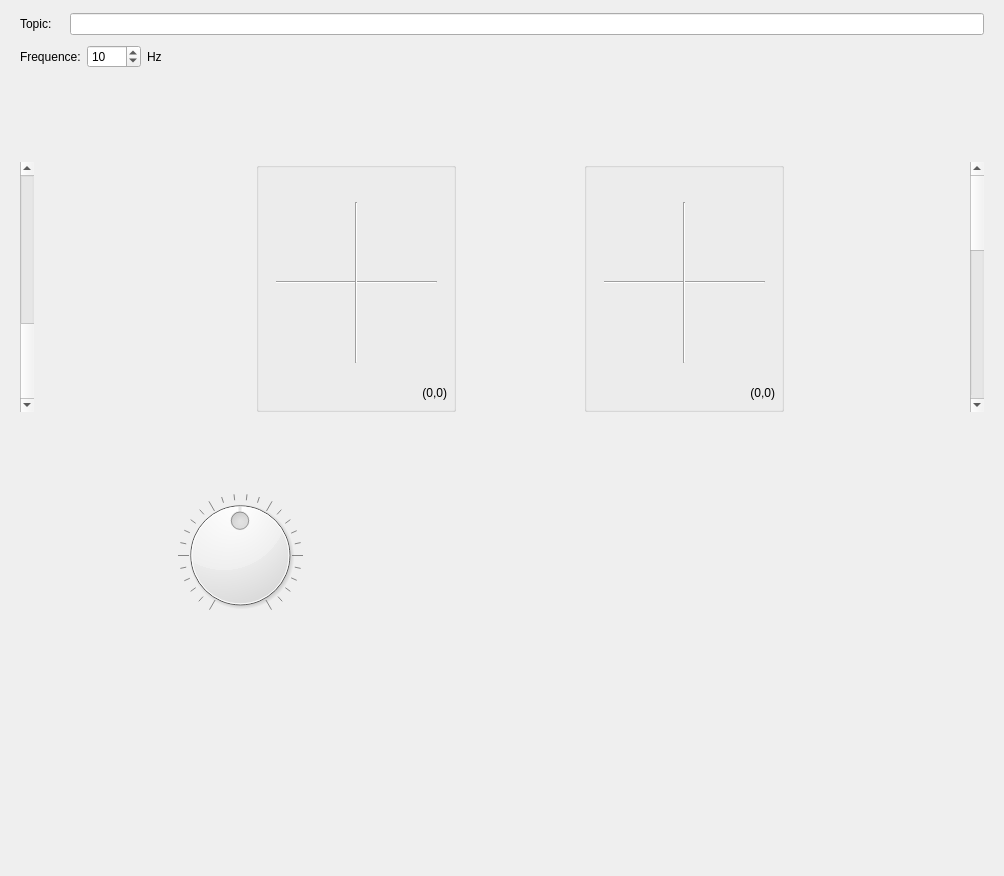
<?xml version="1.0" encoding="UTF-8"?>
<ui version="4.0">
 <class>Form</class>
 <widget class="QWidget" name="Form">
  <property name="geometry">
   <rect>
    <x>0</x>
    <y>0</y>
    <width>1004</width>
    <height>876</height>
   </rect>
  </property>
  <property name="focusPolicy">
   <enum>Qt::StrongFocus</enum>
  </property>
  <property name="windowTitle">
   <string>Virtual Joystick</string>
  </property>
  <layout class="QVBoxLayout" name="verticalLayout">
   <item>
    <widget class="QWidget" name="topicWidget" native="true">
     <property name="sizePolicy">
      <sizepolicy hsizetype="Preferred" vsizetype="Fixed">
       <horstretch>0</horstretch>
       <verstretch>0</verstretch>
      </sizepolicy>
     </property>
     <layout class="QHBoxLayout" name="horizontalLayout">
      <property name="spacing">
       <number>0</number>
      </property>
      <property name="topMargin">
       <number>2</number>
      </property>
      <property name="bottomMargin">
       <number>2</number>
      </property>
      <item>
       <widget class="QLabel" name="label_2">
        <property name="sizePolicy">
         <sizepolicy hsizetype="Fixed" vsizetype="Preferred">
          <horstretch>0</horstretch>
          <verstretch>0</verstretch>
         </sizepolicy>
        </property>
        <property name="minimumSize">
         <size>
          <width>50</width>
          <height>0</height>
         </size>
        </property>
        <property name="text">
         <string>Topic:</string>
        </property>
        <property name="alignment">
         <set>Qt::AlignLeading|Qt::AlignLeft|Qt::AlignVCenter</set>
        </property>
       </widget>
      </item>
      <item>
       <widget class="QLineEdit" name="topicLineEdit">
        <property name="sizePolicy">
         <sizepolicy hsizetype="Minimum" vsizetype="Fixed">
          <horstretch>0</horstretch>
          <verstretch>0</verstretch>
         </sizepolicy>
        </property>
        <property name="minimumSize">
         <size>
          <width>160</width>
          <height>0</height>
         </size>
        </property>
        <property name="placeholderText">
         <string/>
        </property>
        <property name="clearButtonEnabled">
         <bool>false</bool>
        </property>
       </widget>
      </item>
     </layout>
    </widget>
   </item>
   <item>
    <widget class="QWidget" name="publishWidget" native="true">
     <property name="sizePolicy">
      <sizepolicy hsizetype="Preferred" vsizetype="Fixed">
       <horstretch>0</horstretch>
       <verstretch>0</verstretch>
      </sizepolicy>
     </property>
     <property name="minimumSize">
      <size>
       <width>0</width>
       <height>0</height>
      </size>
     </property>
     <layout class="QHBoxLayout" name="horizontalLayout_2">
      <property name="topMargin">
       <number>2</number>
      </property>
      <property name="bottomMargin">
       <number>2</number>
      </property>
      <item>
       <widget class="QLabel" name="label_3">
        <property name="text">
         <string>Frequence:</string>
        </property>
       </widget>
      </item>
      <item>
       <widget class="QSpinBox" name="rateSpinBox">
        <property name="sizePolicy">
         <sizepolicy hsizetype="Fixed" vsizetype="Fixed">
          <horstretch>0</horstretch>
          <verstretch>0</verstretch>
         </sizepolicy>
        </property>
        <property name="minimum">
         <number>1</number>
        </property>
        <property name="maximum">
         <number>1000</number>
        </property>
        <property name="value">
         <number>10</number>
        </property>
       </widget>
      </item>
      <item>
       <widget class="QLabel" name="label">
        <property name="sizePolicy">
         <sizepolicy hsizetype="Fixed" vsizetype="Minimum">
          <horstretch>0</horstretch>
          <verstretch>0</verstretch>
         </sizepolicy>
        </property>
        <property name="minimumSize">
         <size>
          <width>10</width>
          <height>0</height>
         </size>
        </property>
        <property name="text">
         <string>Hz</string>
        </property>
        <property name="alignment">
         <set>Qt::AlignLeading|Qt::AlignLeft|Qt::AlignVCenter</set>
        </property>
       </widget>
      </item>
      <item>
       <spacer name="horizontalSpacer_3">
        <property name="orientation">
         <enum>Qt::Horizontal</enum>
        </property>
        <property name="sizeHint" stdset="0">
         <size>
          <width>40</width>
          <height>5</height>
         </size>
        </property>
       </spacer>
      </item>
     </layout>
    </widget>
   </item>
   <item>
    <widget class="QWidget" name="controlWidget" native="true">
     <layout class="QGridLayout" name="gridLayout">
      <item row="1" column="5">
       <spacer name="horizontalSpacer_4">
        <property name="orientation">
         <enum>Qt::Horizontal</enum>
        </property>
        <property name="sizeHint" stdset="0">
         <size>
          <width>188</width>
          <height>18</height>
         </size>
        </property>
       </spacer>
      </item>
      <item row="1" column="6">
       <widget class="QScrollBar" name="right_switch">
        <property name="singleStep">
         <number>50</number>
        </property>
        <property name="pageStep">
         <number>50</number>
        </property>
        <property name="orientation">
         <enum>Qt::Vertical</enum>
        </property>
       </widget>
      </item>
      <item row="2" column="2">
       <spacer name="verticalSpacer_5">
        <property name="orientation">
         <enum>Qt::Vertical</enum>
        </property>
        <property name="sizeHint" stdset="0">
         <size>
          <width>28</width>
          <height>20</height>
         </size>
        </property>
       </spacer>
      </item>
      <item row="1" column="2">
       <widget class="QGroupBox" name="Test">
        <property name="sizePolicy">
         <sizepolicy hsizetype="Fixed" vsizetype="Fixed">
          <horstretch>0</horstretch>
          <verstretch>0</verstretch>
         </sizepolicy>
        </property>
        <property name="minimumSize">
         <size>
          <width>200</width>
          <height>250</height>
         </size>
        </property>
        <property name="title">
         <string/>
        </property>
        <property name="flat">
         <bool>false</bool>
        </property>
        <property name="checkable">
         <bool>false</bool>
        </property>
        <widget class="QLabel" name="joyPosLabel">
         <property name="geometry">
          <rect>
           <x>110</x>
           <y>220</y>
           <width>81</width>
           <height>21</height>
          </rect>
         </property>
         <property name="text">
          <string>(0,0)</string>
         </property>
         <property name="textFormat">
          <enum>Qt::PlainText</enum>
         </property>
         <property name="alignment">
          <set>Qt::AlignRight|Qt::AlignTrailing|Qt::AlignVCenter</set>
         </property>
        </widget>
        <widget class="Line" name="line">
         <property name="geometry">
          <rect>
           <x>20</x>
           <y>110</y>
           <width>161</width>
           <height>21</height>
          </rect>
         </property>
         <property name="orientation">
          <enum>Qt::Horizontal</enum>
         </property>
        </widget>
        <widget class="Line" name="line_2">
         <property name="geometry">
          <rect>
           <x>90</x>
           <y>40</y>
           <width>21</width>
           <height>161</height>
          </rect>
         </property>
         <property name="orientation">
          <enum>Qt::Vertical</enum>
         </property>
        </widget>
        <widget class="QWidget" name="joy" native="true">
         <property name="geometry">
          <rect>
           <x>0</x>
           <y>20</y>
           <width>201</width>
           <height>201</height>
          </rect>
         </property>
         <property name="mouseTracking">
          <bool>false</bool>
         </property>
         <layout class="QGridLayout" name="gridLayout_2"/>
        </widget>
       </widget>
      </item>
      <item row="1" column="1">
       <spacer name="horizontalSpacer">
        <property name="orientation">
         <enum>Qt::Horizontal</enum>
        </property>
        <property name="sizeHint" stdset="0">
         <size>
          <width>224</width>
          <height>20</height>
         </size>
        </property>
       </spacer>
      </item>
      <item row="0" column="4">
       <spacer name="verticalSpacer_2">
        <property name="orientation">
         <enum>Qt::Vertical</enum>
        </property>
        <property name="sizeHint" stdset="0">
         <size>
          <width>20</width>
          <height>71</height>
         </size>
        </property>
       </spacer>
      </item>
      <item row="2" column="4">
       <spacer name="verticalSpacer_6">
        <property name="orientation">
         <enum>Qt::Vertical</enum>
        </property>
        <property name="sizeHint" stdset="0">
         <size>
          <width>38</width>
          <height>20</height>
         </size>
        </property>
       </spacer>
      </item>
      <item row="1" column="4">
       <widget class="QGroupBox" name="Test_3">
        <property name="sizePolicy">
         <sizepolicy hsizetype="Fixed" vsizetype="Fixed">
          <horstretch>0</horstretch>
          <verstretch>0</verstretch>
         </sizepolicy>
        </property>
        <property name="minimumSize">
         <size>
          <width>200</width>
          <height>250</height>
         </size>
        </property>
        <property name="title">
         <string/>
        </property>
        <property name="flat">
         <bool>false</bool>
        </property>
        <property name="checkable">
         <bool>false</bool>
        </property>
        <widget class="QLabel" name="joyPosLabel_3">
         <property name="geometry">
          <rect>
           <x>110</x>
           <y>220</y>
           <width>81</width>
           <height>21</height>
          </rect>
         </property>
         <property name="text">
          <string>(0,0)</string>
         </property>
         <property name="textFormat">
          <enum>Qt::PlainText</enum>
         </property>
         <property name="alignment">
          <set>Qt::AlignRight|Qt::AlignTrailing|Qt::AlignVCenter</set>
         </property>
        </widget>
        <widget class="Line" name="line_5">
         <property name="geometry">
          <rect>
           <x>20</x>
           <y>110</y>
           <width>161</width>
           <height>21</height>
          </rect>
         </property>
         <property name="orientation">
          <enum>Qt::Horizontal</enum>
         </property>
        </widget>
        <widget class="Line" name="line_6">
         <property name="geometry">
          <rect>
           <x>90</x>
           <y>40</y>
           <width>21</width>
           <height>161</height>
          </rect>
         </property>
         <property name="orientation">
          <enum>Qt::Vertical</enum>
         </property>
        </widget>
        <widget class="QWidget" name="joy_3" native="true">
         <property name="geometry">
          <rect>
           <x>-1</x>
           <y>19</y>
           <width>201</width>
           <height>201</height>
          </rect>
         </property>
         <property name="mouseTracking">
          <bool>false</bool>
         </property>
        </widget>
       </widget>
      </item>
      <item row="1" column="0">
       <widget class="QScrollBar" name="left_switch">
        <property name="singleStep">
         <number>50</number>
        </property>
        <property name="pageStep">
         <number>50</number>
        </property>
        <property name="value">
         <number>99</number>
        </property>
        <property name="orientation">
         <enum>Qt::Vertical</enum>
        </property>
       </widget>
      </item>
      <item row="1" column="3">
       <spacer name="horizontalSpacer_2">
        <property name="orientation">
         <enum>Qt::Horizontal</enum>
        </property>
        <property name="sizeHint" stdset="0">
         <size>
          <width>131</width>
          <height>20</height>
         </size>
        </property>
       </spacer>
      </item>
      <item row="0" column="1">
       <widget class="QWidget" name="widget_2" native="true"/>
      </item>
      <item row="0" column="2">
       <spacer name="verticalSpacer">
        <property name="orientation">
         <enum>Qt::Vertical</enum>
        </property>
        <property name="sizeHint" stdset="0">
         <size>
          <width>28</width>
          <height>71</height>
         </size>
        </property>
       </spacer>
      </item>
      <item row="3" column="1" colspan="5">
       <widget class="QWidget" name="widget" native="true">
        <layout class="QGridLayout" name="gridLayout_6">
         <item row="1" column="2">
          <spacer name="horizontalSpacer_6">
           <property name="orientation">
            <enum>Qt::Horizontal</enum>
           </property>
           <property name="sizeHint" stdset="0">
            <size>
             <width>381</width>
             <height>18</height>
            </size>
           </property>
          </spacer>
         </item>
         <item row="2" column="1">
          <spacer name="verticalSpacer_4">
           <property name="orientation">
            <enum>Qt::Vertical</enum>
           </property>
           <property name="sizeHint" stdset="0">
            <size>
             <width>20</width>
             <height>124</height>
            </size>
           </property>
          </spacer>
         </item>
         <item row="0" column="0">
          <widget class="QDial" name="wheel">
           <property name="maximum">
            <number>100</number>
           </property>
           <property name="value">
            <number>50</number>
           </property>
           <property name="notchTarget">
            <double>3.700000000000000</double>
           </property>
           <property name="notchesVisible">
            <bool>true</bool>
           </property>
          </widget>
         </item>
         <item row="1" column="0">
          <spacer name="horizontalSpacer_5">
           <property name="orientation">
            <enum>Qt::Horizontal</enum>
           </property>
           <property name="sizeHint" stdset="0">
            <size>
             <width>401</width>
             <height>13</height>
            </size>
           </property>
          </spacer>
         </item>
         <item row="0" column="1">
          <spacer name="verticalSpacer_3">
           <property name="orientation">
            <enum>Qt::Vertical</enum>
           </property>
           <property name="sizeHint" stdset="0">
            <size>
             <width>20</width>
             <height>124</height>
            </size>
           </property>
          </spacer>
         </item>
         <item row="1" column="1">
          <widget class="QWidget" name="slipButton" native="true">
           <property name="minimumSize">
            <size>
             <width>150</width>
             <height>100</height>
            </size>
           </property>
           <layout class="QGridLayout" name="gridLayout_5"/>
          </widget>
         </item>
         <item row="0" column="2">
          <widget class="QWidget" name="widget_3" native="true">
           <layout class="QVBoxLayout" name="verticalLayout_2">
            <item>
             <spacer name="verticalSpacer_7">
              <property name="orientation">
               <enum>Qt::Vertical</enum>
              </property>
              <property name="sizeHint" stdset="0">
               <size>
                <width>20</width>
                <height>67</height>
               </size>
              </property>
             </spacer>
            </item>
            <item>
             <widget class="QWidget" name="key_widget" native="true">
              <property name="minimumSize">
               <size>
                <width>50</width>
                <height>30</height>
               </size>
              </property>
             </widget>
            </item>
           </layout>
          </widget>
         </item>
        </layout>
       </widget>
      </item>
     </layout>
    </widget>
   </item>
  </layout>
 </widget>
 <resources/>
 <connections/>
</ui>
